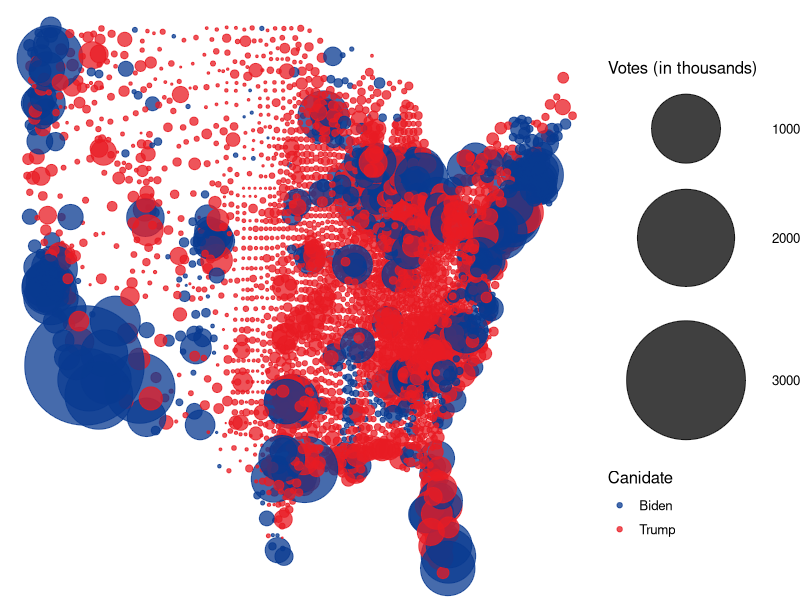

The R script that drew this image:
#Exercise 6
#Michael Manolakis - Econ 256 Data Vis - CRN 86179
#21 Feb 2025

#Load necessary library
library(tidyverse)
#set working directory; checker for dependent directory
if (Sys.info()['sysname'] == "Windows") {
  if (Sys.info()['nodename'] == "DegreeLaptop" || Sys.getenv('USERNAME') == "Degree Laptop") { 
    setwd("C:/Users/Degree Laptop/Desktop/Spring 2025/3 - Econ 256 (Data Vis)/exercise6")} 
  else if (Sys.info()['nodename'] == "Michael" || Sys.getenv('USERNAME') == "Michael") { 
    setwd("C:/Users/Michael/Desktop/Spring 2025/3 - Econ 256/R Studio Files/Econ256/exercise6")}
} else if (Sys.info()['sysname'] == "Linux") {
  setwd("~/Desktop/R Files/Econ256/exercise6")
} else if (Sys.info()['sysname'] == "Darwin") {
  setwd("~/Desktop/Spring 2025/3 - Econ 256")}
#Last line above is for macOS

latlon<-read_csv('latlon.csv')
election<-read_csv('election2020.csv')

#rotate long, make tiddy data
rlong<-pivot_longer(election,cols=c('Trump','Biden'), names_to='canidate',
                    values_to='votes')

#filtering out, selecting only the winning county votes
rlong<-rlong %>%
  group_by(county_fips)%>%
  filter(votes==max(votes))

#removing Alaska and Hawaii to make map less spaced out
combo <- inner_join(rlong, latlon, by='county_fips')%>%
  filter(state!='ALASKA', state!='HAWAII')

#statement of labels, loctaions and purposes, relating to size
ggplot(data=combo, aes(x=longitude, y=latitude, color=canidate, size=votes/1000))+
  #adding transparency to make the counties that overlapped more visually appealing
  geom_point(alpha=0.75)+
  theme_void()+
  #republican red and democrat blue
  scale_color_manual(values=c('#083A90', '#E81B23'))+
  labs(color='Canidate', size='Votes (in thousands)')+
  theme(text=element_text(size=12))+
  scale_size_area(max_size=40)

